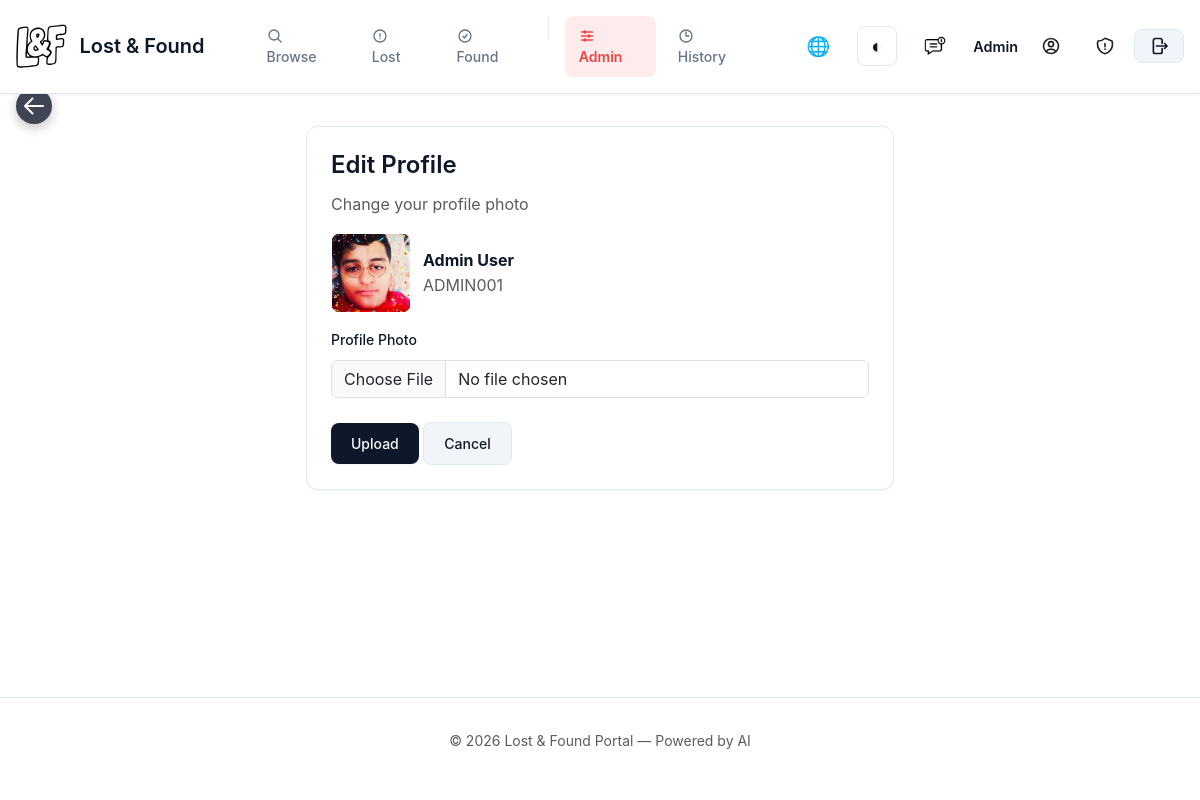
The app's page /profile/edit (signed in) with its own data.
### app.py (models this page shows, shortened)
class User(db.Model, UserMixin):
    id = db.Column(db.Integer, primary_key=True)
    registration_no = db.Column(db.String(20), unique=True, nullable=False)
    password_hash = db.Column(db.String(128), nullable=False)
    full_name = db.Column(db.String(100), nullable=False)
    email = db.Column(db.String(120), unique=True, nullable=True)
    points = db.Column(db.Integer, default=0, nullable=False)
    level = db.Column(db.String(20), default='Bronze')
    avatar_filename = db.Column(db.String(255), nullable=True)
    role = db.Column(db.String(20), default='student') # 'student', 'admin', 'hod'
    contact_visible = db.Column(db.Boolean, default=False, nullable=False)  # Hide contact until match confirmed
    email_public = db.Column(db.Boolean, default=False, nullable=False)  # Show email on profile
    phone = db.Column(db.String(15), nullable=True)  # Optional phone number
    phone_public = db.Column(db.Boolean, default=False, nullable=False)  # Show phone on profile
    preferred_language = db.Column(db.String(5), default='en', nullable=False)  # 'en', 'hi', 'gu'
    created_at = db.Column(db.DateTime, default=datetime.now, nullable=False)
    last_login = db.Column(db.DateTime, nullable=True)
    data_consent = db.Column(db.Boolean, default=True, nullable=False)  # User consents to data processing
    items_reported = db.relationship(
        'Item',
        backref='reporter', # Creates item.reporter to access the User object
        lazy=True,
        foreign_keys=[Item.reported_by_id] # Explicitly tells SQLAlchemy which FK to use
    )
    items_deleted = db.relationship(
        'Item',
        backref='deleter', # Creates item.deleter to access the User object
        lazy=True,
        foreign_keys=[Item.deleted_by_id] # Explicitly tells SQLAlchemy which FK to use
    )
    def is_admin(self):
        return self.role == 'admin'

### app.py (the view, shortened to what this page needs)
@app.route('/profile/edit', methods=['GET', 'POST'])
@login_required
def edit_profile():
    form = ProfilePhotoForm()
    return render_template('edit_profile.html', title=_('Edit Profile'), form=form, user=current_user)

### app.py
class ProfilePhotoForm(FlaskForm):
    photo = FileField('Profile Photo', validators=[
        FileAllowed(ALLOWED_EXTENSIONS, 'Images only! (png, jpg, jpeg, gif)')
    ])
    submit = SubmitField('Upload')

### app.py (called while the page is built, shortened)
@login_manager.user_loader
def load_user(user_id):
    print(f"DEBUG: Flask-Login attempting to load user with ID: {user_id}")
    user = User.query.get(int(user_id))
    if user:
        print(f"DEBUG: User ID {user_id} loaded successfully: {user.full_name} ({user.role})")
    else:
        print(f"DEBUG: User ID {user_id} not found in database.")
    return user

@app.context_processor
def utility_processor():
    def can_delete_item(user):
        if not user:
            return False
        return user.is_admin() or user.is_hod()
    return dict(can_delete_item=can_delete_item, current_year=datetime.now().year)

    def get_locale():
        if current_user and hasattr(current_user, 'is_authenticated') and current_user.is_authenticated:
            if hasattr(current_user, 'preferred_language') and current_user.preferred_language:
                return current_user.preferred_language

### templates/edit_profile.html (shortened to what this page needs)
{% extends "base.html" %}
{% block content %}
<div class="row justify-content-center">
    <div class="col-md-6">
        <div class="card p-4 themed-panel glass">
            <h3>Edit Profile</h3>
            <p class="text-muted">Change your profile photo</p>
            <div class="d-flex align-items-center mb-3">
                <div style="width:80px; height:80px; overflow:hidden; border-radius:10px; background:#fff; display:flex; align-items:center; justify-content:center;">
                    {% if user.avatar_filename %}
                        <img src="{{ url_for('static', filename='uploads/' ~ user.avatar_filename) }}" alt="avatar" style="width:78px; height:78px; object-fit:cover;" />
                    {% else %}
                        <img src="{{ url_for('static', filename='uploads/Screenshot_538.png') }}" alt="avatar" style="width:78px; height:78px; object-fit:cover;" />
                    {% endif %}
                </div>
                <div style="margin-left:12px;">
                    <strong>{{ user.full_name }}</strong>
                    <div class="text-muted">{{ user.registration_no }}</div>
                </div>
            </div>
            <form method="post" enctype="multipart/form-data">
                <div class="form-group">
                    {{ form.photo.label(class_='form-label') }}
                    {{ form.photo(class_='form-control') }}
                </div>
                <div class="mt-3">
                    {{ form.submit(class_='btn btn-primary') }}
                    <a href="{{ url_for('profile') }}" class="btn btn-secondary">Cancel</a>
                </div>
            </form>
        </div>
    </div>
</div>
{% endblock content %}

### templates/base.html (shortened to what this page needs)
<!DOCTYPE html>
<html lang="en" data-theme="light">
<head>
    <link href="https://cdn.jsdelivr.net/npm/bootstrap@5.3.0/dist/css/bootstrap.min.css" rel="stylesheet">
    <link rel="stylesheet" href="https://cdnjs.cloudflare.com/ajax/libs/font-awesome/6.4.0/css/all.min.css">
    <link rel="stylesheet" href="{{ url_for('static', filename='css/modern.css') }}">
</head>
<body>
    <nav class="navbar">
        <div class="navbar-container">
            <a class="navbar-brand" href="{{ url_for('home') }}">
                <img src="{{ url_for('static', filename='lost_found.svg') }}" alt="{{ _('Lost & Found') }}" />
                <span>{{ _('Lost & Found') }}</span>
            </a>
            <div class="navbar-menu" id="navbarMenu">
                {% if current_user.is_authenticated %}
                <ul class="nav-links">
                    <li><a class="nav-link" href="{{ url_for('items') }}">
                            <svg width="16" height="16" fill="none" stroke="currentColor" stroke-width="2"
                                viewBox="0 0 24 24"
                                style="display: inline-block; vertical-align: middle; margin-right: 4px;">
                                <path stroke-linecap="round" stroke-linejoin="round"
                                    d="M21 21l-5.197-5.197m0 0A7.5 7.5 0 105.196 5.196a7.5 7.5 0 0010.607 10.607z">
                                </path>
                            </svg>
                            {{ _('Browse') }}
                        </a></li>
                    <li><a class="nav-link" href="{{ url_for('report_lost') }}">
                            <svg width="16" height="16" fill="none" stroke="currentColor" stroke-width="2"
                                viewBox="0 0 24 24"
                                style="display: inline-block; vertical-align: middle; margin-right: 4px;">
                                <path stroke-linecap="round" stroke-linejoin="round"
                                    d="M12 9v3.75m9-.75a9 9 0 11-18 0 9 9 0 0118 0zm-9 3.75h.008v.008H12v-.008z"></path>
                            </svg>
                            {{ _('Lost') }}
                        </a></li>
                    <li><a class="nav-link" href="{{ url_for('report_found') }}">
                            <svg width="16" height="16" fill="none" stroke="currentColor" stroke-width="2"
                                viewBox="0 0 24 24"
                                style="display: inline-block; vertical-align: middle; margin-right: 4px;">
                                <path stroke-linecap="round" stroke-linejoin="round"
                                    d="M9 12.75L11.25 15 15 9.75M21 12a9 9 0 11-18 0 9 9 0 0118 0z"></path>
                            </svg>
                            {{ _('Found') }}
                        </a></li>
                    {% if current_user.is_admin() or current_user.is_hod() %}
                    <li><a class="nav-link nav-link-admin" href="{{ url_for('admin_dashboard') }}#users">
                            {{ _('Admin') }}
                        </a></li>
                    <li><a class="nav-link" href="{{ url_for('item_history') }}">
                            <svg width="16" height="16" fill="none" stroke="currentColor" stroke-width="2"
                                viewBox="0 0 24 24"
                                style="display: inline-block; vertical-align: middle; margin-right: 4px;">
                                <path stroke-linecap="round" stroke-linejoin="round"
                                    d="M12 6v6h4.5m4.5 0a9 9 0 11-18 0 9 9 0 0118 0z"></path>
                            </svg>
                            {{ _('History') }}
                        </a></li>
                    {% endif %}
                </ul>
                {% else %}
                <ul class="nav-links">
                    <li><a class="nav-link" href="{{ url_for('items') }}">{{ _('Browse Items') }}</a></li>
                </ul>
                {% endif %}
                <div class="navbar-actions">
                    <div class="dropdown custom-dropdown">
                        <button class="btn btn-ghost btn-sm"
                            onclick="document.getElementById('langDropdown').classList.toggle('show')"
                            title="Select Language">
                            <span style="font-size: 1.2rem;">🌐</span>
                        </button>
                    </div>
                    <button id="themeToggle" class="theme-toggle" title="{{ _('Toggle dark mode') }}">
                        <span id="themeIcon">◐</span>
                    </button>
                    {% if current_user.is_authenticated %}
                    <div class="custom-dropdown">
                        <a href="{{ url_for('notifications') }}" class="btn btn-ghost btn-sm relative"
                            title="{{ _('Notifications') }}">
                            <img id="notif-icon" src="{{ url_for('static', filename='notification.png') }}"
                                alt="{{ _('Notifications') }}"
                                style="width: 22px; height: 22px; object-fit: contain; vertical-align: middle;">
                        </a>
                    </div>
                    {% endif %}
                    {% if current_user.is_authenticated %}
                    <div class="user-menu" style="display: flex; gap: 0.5rem; align-items: center;">
                        <span style="font-size: 0.9rem; font-weight: 600; color: var(--foreground);">{{
                            current_user.full_name.split()[0] }}</span>
                        <div style="display: flex; gap: 4px;">
                            <a class="btn btn-ghost btn-sm" href="{{ url_for('profile') }}" title="{{ _('Profile') }}">
                            </a>
                            <a class="btn btn-ghost btn-sm" href="{{ url_for('privacy_settings') }}"
                                title="{{ _('Privacy Settings') }}">
                            </a>
                            <a class="btn btn-secondary btn-sm" href="{{ url_for('logout') }}"
                                title="{{ _('Logout') }}">
                                <svg width="20" height="20" fill="none" stroke="currentColor" stroke-width="2"
                                    viewBox="0 0 24 24">
                                    <path stroke-linecap="round" stroke-linejoin="round"
                                        d="M15.75 9V5.25A2.25 2.25 0 0013.5 3h-6a2.25 2.25 0 00-2.25 2.25v13.5A2.25 2.25 0 007.5 21h6a2.25 2.25 0 002.25-2.25V15m3 0l3-3m0 0l-3-3m3 3H9" />
                                </svg>
                            </a>
                        </div>
                    </div>
                    {% else %}
                    <div class="auth-buttons">
                        <a class="btn btn-outline btn-sm" href="{{ url_for('login') }}">{{ _('Login') }}</a>
                        <a class="btn btn-primary btn-sm" href="{{ url_for('register') }}">{{ _('Register') }}</a>
                    </div>
                    {% endif %}
                </div>
            </div>
        </div>
    </nav>
    <main class="main-content">
        {% block content %}{% endblock %}
    </main>
    <button onclick="history.back()" class="global-back-btn" title="{{ _('Go Back') }}" aria-label="{{ _('Go Back') }}">
        <svg width="24" height="24" fill="none" stroke="currentColor" stroke-width="2" viewBox="0 0 24 24">
            <path stroke-linecap="round" stroke-linejoin="round" d="M10.5 19.5L3 12m0 0l7.5-7.5M3 12h18"></path>
        </svg>
    </button>
    <footer class="footer">
        <div class="container">
            <p class="text-sm text-muted">© {{ current_year or '2025' }} {{ _('Lost & Found Portal') }} — {{ _('Powered
                by AI') }}</p>
        </div>
    </footer>
</body>
</html>

### static/css/modern.css (style rules this page uses)
:root { --primary: 222.2 47.4% 11.2%; --primary-foreground: 210 40% 98%; --secondary: 210 40% 96.1%; --secondary-foreground: 222.2 47.4% 11.2%; --accent: 210 40% 96.1%; --accent-foreground: 222.2 47.4% 11.2%; --muted: 210 40% 96.1%; --muted-foreground: 215.4 16.3% 46.9%; --background: 0 0% 100%; --foreground: 222.2 47.4% 11.2%; --card: 0 0% 100%; --card-foreground: 222.2 47.4% 11.2%; --popover: 0 0% 100%; --popover-foreground: 222.2 47.4% 11.2%; --border: 214.3 31.8% 91.4%; --input: 214.3 31.8% 91.4%; --ring: 222.2 84% 4.9%; --success: 142.1 76.2% 36.3%; --success-foreground: 355.7 100% 97.3%; --warning: 38 92% 50%; --warning-foreground: 48 96% 89%; --destructive: 0 84.2% 60.2%; --destructive-foreground: 210 40% 98%; --radius: 0.5rem; --radius-sm: 0.375rem; --radius-lg: 0.75rem; --radius-xl: 1rem; --shadow-sm: 0 1px 2px 0 rgb(0 0 0 / 0.05); --shadow: 0 1px 3px 0 rgb(0 0 0 / 0.1), 0 1px 2px -1px rgb(0 0 0 / 0.1); --shadow-md: 0 4px 6px -1px rgb(0 0 0 / 0.1), 0 2px 4px -2px rgb(0 0 0 / 0.1); --shadow-lg: 0 10px 15px -3px rgb(0 0 0 / 0.1), 0 4px 6px -4px rgb(0 0 0 / 0.1); --shadow-xl: 0 20px 25px -5px rgb(0 0 0 / 0.1), 0 8px 10px -6px rgb(0 0 0 / 0.1); --font-sans: -apple-system, BlinkMacSystemFont, "Segoe UI", Roboto, "Helvetica Neue", Arial, sans-serif; --font-mono: ui-monospace, SFMono-Regular, "SF Mono", Menlo, Consolas, "Liberation Mono", monospace; --transition-base: all 150ms cubic-bezier(0.4, 0, 0.2, 1); --transition-fast: all 100ms cubic-bezier(0.4, 0, 0.2, 1); --transition-slow: all 300ms cubic-bezier(0.4, 0, 0.2, 1); }
* { box-sizing: border-box; margin: 0; padding: 0; }
body { font-family: var(--font-sans); background: hsl(var(--background)); color: hsl(var(--foreground)); line-height: 1.6; -webkit-font-smoothing: antialiased; -moz-osx-font-smoothing: grayscale; }
h1, h2, h3, h4, h5, h6 { font-weight: 600; line-height: 1.2; color: hsl(var(--foreground)); }
h3 { font-size: 1.5rem; margin-bottom: 0.75rem; }
p { margin-bottom: 1rem; color: hsl(var(--muted-foreground)); }
.btn { display: inline-flex; align-items: center; justify-content: center; gap: 0.5rem; font-weight: 500; border-radius: var(--radius); padding: 0.625rem 1.25rem; font-size: 0.875rem; border: none; cursor: pointer; transition: var(--transition-base); text-decoration: none; white-space: nowrap; }
.btn-primary { background: hsl(var(--primary)); color: hsl(var(--primary-foreground)); box-shadow: var(--shadow-sm); }
.btn-secondary { background: hsl(var(--secondary)); color: hsl(var(--secondary-foreground)); border: 1px solid hsl(var(--border)); }
.btn-sm { padding: 0.375rem 0.875rem; font-size: 0.8125rem; }
.card { background: hsl(var(--card)); color: hsl(var(--card-foreground)); border-radius: var(--radius-lg); border: 1px solid hsl(var(--border)); box-shadow: var(--shadow-sm); padding: 1.5rem; transition: var(--transition-base); }
.form-group { margin-bottom: 1.5rem; }
.form-label { display: block; font-size: 0.875rem; font-weight: 500; margin-bottom: 0.5rem; color: hsl(var(--foreground)); }
.container { max-width: 1200px; margin: 0 auto; padding: 0 1rem; }
.text-sm { font-size: 0.875rem; }
.text-muted { color: hsl(var(--muted-foreground)); }
.mt-3 { margin-top: 0.75rem; }
.mb-3 { margin-bottom: 0.75rem; }
.p-4 { padding: 1rem; }
html { scroll-behavior: smooth; }
body { animation: fadeIn 300ms ease-out; }
.btn { position: relative; overflow: hidden; }
.btn::before { content: ''; position: absolute; top: 50%; left: 50%; width: 0; height: 0; border-radius: 50%; background: rgba(255, 255, 255, 0.2); transform: translate(-50%, -50%); transition: width 0.6s, height 0.6s; }
.card { animation: fadeInUp 500ms ease-out; animation-fill-mode: backwards; }
.card:nth-child(1) { animation-delay: 0ms; }

### records on screen
User: full_name "Admin", avatar_filename (picture), full_name "Admin User", registration_no "ADMIN001"
